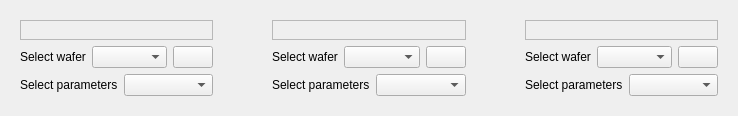
              <widget class="QWidget" name="wafer_mapping_view">
               <attribute name="title">
                <string>Wafer Plot View</string>
               </attribute>
               <layout class="QHBoxLayout" name="horizontalLayout_34" stretch="30,5,30,5,30">
                <item>
                 <widget class="QWidget" name="widget_2" native="true">
                  <layout class="QGridLayout" name="gridLayout_7">
                   <item row="0" column="0">
                    <layout class="QVBoxLayout" name="verticalLayout_18">
                     <item>
                      <widget class="QFrame" name="frame">
                       <property name="frameShape">
                        <enum>QFrame::StyledPanel</enum>
                       </property>
                       <property name="frameShadow">
                        <enum>QFrame::Raised</enum>
                       </property>
                       <layout class="QGridLayout" name="gridLayout_6"/>
                      </widget>
                     </item>
                     <item>
                      <layout class="QVBoxLayout" name="verticalLayout_5">
                       <item>
                        <layout class="QHBoxLayout" name="horizontalLayout_7" stretch="20,80,0">
                         <item>
                          <widget class="QLabel" name="label_28">
                           <property name="text">
                            <string>Select wafer</string>
                           </property>
                          </widget>
                         </item>
                         <item>
                          <widget class="QComboBox" name="comboBox_4"/>
                         </item>
                         <item>
                          <widget class="QPushButton" name="pushButton_2">
                           <property name="text">
                            <string/>
                           </property>
                           <property name="icon">
                            <iconset resource="resources_new.qrc">
                             <normaloff>:/icon/iconpack/copy.png</normaloff>:/icon/iconpack/copy.png</iconset>
                           </property>
                           <property name="iconSize">
                            <size>
                             <width>20</width>
                             <height>20</height>
                            </size>
                           </property>
                          </widget>
                         </item>
                        </layout>
                       </item>
                       <item>
                        <layout class="QHBoxLayout" name="horizontalLayout_28" stretch="20,80">
                         <item>
                          <widget class="QLabel" name="label_29">
                           <property name="text">
                            <string>Select parameters</string>
                           </property>
                          </widget>
                         </item>
                         <item>
                          <widget class="QComboBox" name="comboBox_5"/>
                         </item>
                        </layout>
                       </item>
                      </layout>
                     </item>
                    </layout>
                   </item>
                  </layout>
                 </widget>
                </item>
                <item>
                 <spacer name="horizontalSpacer_3">
                  <property name="orientation">
                   <enum>Qt::Horizontal</enum>
                  </property>
                  <property name="sizeHint" stdset="0">
                   <size>
                    <width>40</width>
                    <height>20</height>
                   </size>
                  </property>
                 </spacer>
                </item>
                <item>
                 <widget class="QWidget" name="widget_3" native="true">
                  <layout class="QGridLayout" name="gridLayout_8">
                   <item row="0" column="1">
                    <layout class="QVBoxLayout" name="verticalLayout_19">
                     <item>
                      <widget class="QFrame" name="frame_2">
                       <property name="frameShape">
                        <enum>QFrame::StyledPanel</enum>
                       </property>
                       <property name="frameShadow">
                        <enum>QFrame::Raised</enum>
                       </property>
                       <layout class="QGridLayout" name="gridLayout_9"/>
                      </widget>
                     </item>
                     <item>
                      <layout class="QVBoxLayout" name="verticalLayout_20">
                       <item>
                        <layout class="QHBoxLayout" name="horizontalLayout_30" stretch="20,80,0">
                         <item>
                          <widget class="QLabel" name="label_30">
                           <property name="text">
                            <string>Select wafer</string>
                           </property>
                          </widget>
                         </item>
                         <item>
                          <widget class="QComboBox" name="comboBox_6"/>
                         </item>
                         <item>
                          <widget class="QPushButton" name="pushButton_4">
                           <property name="text">
                            <string/>
                           </property>
                           <property name="icon">
                            <iconset resource="resources_new.qrc">
                             <normaloff>:/icon/iconpack/copy.png</normaloff>:/icon/iconpack/copy.png</iconset>
                           </property>
                           <property name="iconSize">
                            <size>
                             <width>20</width>
                             <height>20</height>
                            </size>
                           </property>
                          </widget>
                         </item>
                        </layout>
                       </item>
                       <item>
                        <layout class="QHBoxLayout" name="horizontalLayout_31" stretch="20,80">
                         <item>
                          <widget class="QLabel" name="label_31">
                           <property name="text">
                            <string>Select parameters</string>
                           </property>
                          </widget>
                         </item>
                         <item>
                          <widget class="QComboBox" name="comboBox_7"/>
                         </item>
                        </layout>
                       </item>
                      </layout>
                     </item>
                    </layout>
                   </item>
                  </layout>
                 </widget>
                </item>
                <item>
                 <spacer name="horizontalSpacer_10">
                  <property name="orientation">
                   <enum>Qt::Horizontal</enum>
                  </property>
                  <property name="sizeHint" stdset="0">
                   <size>
                    <width>40</width>
                    <height>20</height>
                   </size>
                  </property>
                 </spacer>
                </item>
                <item>
                 <widget class="QWidget" name="widget_4" native="true">
                  <layout class="QGridLayout" name="gridLayout_10">
                   <item row="0" column="0">
                    <layout class="QVBoxLayout" name="verticalLayout_21">
                     <item>
                      <widget class="QFrame" name="frame_3">
                       <property name="frameShape">
                        <enum>QFrame::StyledPanel</enum>
                       </property>
                       <property name="frameShadow">
                        <enum>QFrame::Raised</enum>
                       </property>
                       <layout class="QGridLayout" name="gridLayout_11"/>
                      </widget>
                     </item>
                     <item>
                      <layout class="QVBoxLayout" name="verticalLayout_24">
                       <item>
                        <layout class="QHBoxLayout" name="horizontalLayout_32" stretch="20,80,0">
                         <item>
                          <widget class="QLabel" name="label_32">
                           <property name="text">
                            <string>Select wafer</string>
                           </property>
                          </widget>
                         </item>
                         <item>
                          <widget class="QComboBox" name="comboBox_8"/>
                         </item>
                         <item>
                          <widget class="QPushButton" name="pushButton_5">
                           <property name="text">
                            <string/>
                           </property>
                           <property name="icon">
                            <iconset resource="resources_new.qrc">
                             <normaloff>:/icon/iconpack/copy.png</normaloff>:/icon/iconpack/copy.png</iconset>
                           </property>
                           <property name="iconSize">
                            <size>
                             <width>20</width>
                             <height>20</height>
                            </size>
                           </property>
                          </widget>
                         </item>
                        </layout>
                       </item>
                       <item>
                        <layout class="QHBoxLayout" name="horizontalLayout_33" stretch="20,80">
                         <item>
                          <widget class="QLabel" name="label_35">
                           <property name="text">
                            <string>Select parameters</string>
                           </property>
                          </widget>
                         </item>
                         <item>
                          <widget class="QComboBox" name="comboBox_9"/>
                         </item>
                        </layout>
                       </item>
                      </layout>
                     </item>
                    </layout>
                   </item>
                  </layout>
                 </widget>
                </item>
               </layout>
              </widget>
